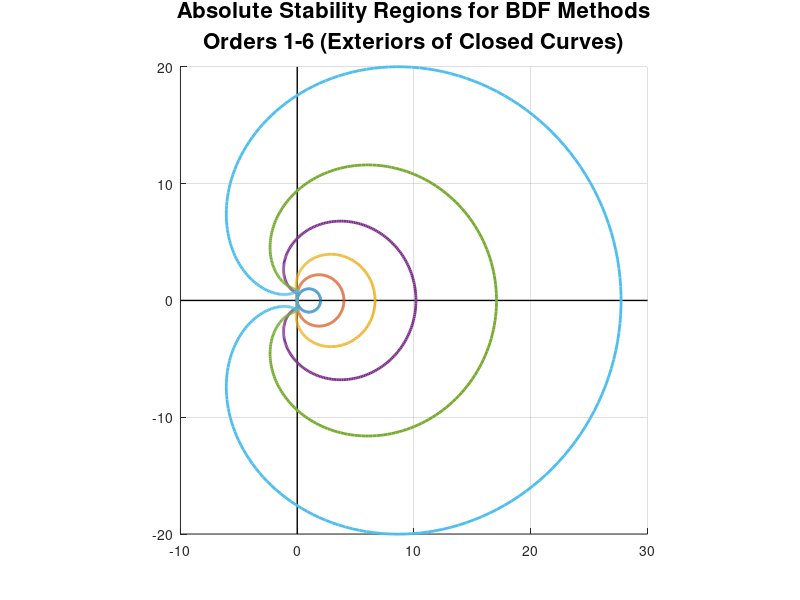

MATLAB code to generate this figure:
%% 
% Plots absolute-stability regions for BDF methods of orders 
% one through six. 
% 
%

p = 6;

xmin = -10; xmax = 30; 
ymin = -20; ymax = 20;

n = 500;
h = (n+1)\2*pi;
theta = 0:h:2*pi;


figure(2); clf; axis square; hold on;
plot([xmin xmax],[0 0],'-k','LineWidth',1);
plot([0 0],[ymin ymax],'-k','LineWidth',1);
axis([xmin xmax ymin ymax]);grid on;axis equal;axis square;

ASRT = 'Absolute Stability Regions for BDF Methods';
title(ASRT,'FontSize',16);

for k = 1:p
    switch k
        case 1
% Backward Euler
plot( exp(i*theta).\(exp(i*theta) - 1),'LineWidth',2);
title({ASRT;'Order 1 (Backward Euler, exterior of circle)'});
pause;
        case 2
% 2nd order
plot( ((3\2)*exp(i*(2*theta))).\(exp(i*(2*theta)) - (3\4)*exp(i*theta) ...
    + 3\1),'LineWidth',2);
title({ASRT;['Orders 1-2 (Exteriors of Closed Curves)']});
pause;
        case 3 
% 3rd order
plot( ((11\6)*exp(i*(3*theta))).\...
    (exp(i*(3*theta)) - (11\18)*exp(i*(2*theta)) + (11\9)*exp(i*theta) ... 
    - 11\2),'LineWidth',2); 
title({ASRT;'Orders 1-3 (Exteriors of Closed Curves)'});
pause;
        case 4
% 4th order
angles = [theta(86:417) theta(86)];
plot( ((25\12)*exp(i*(4*angles))).\...
    (exp(i*(4*angles)) - (25\48)*exp(i*(3*angles)) ...
    + (25\36)*exp(i*(2*angles)) - (25\16)*exp(i*angles) - 25\3), ...
    'LineWidth',2);
title({ASRT;'Orders 1-4 (Exteriors of Closed Curves)'});
pause;
        case 5
% 5th order
angles = theta;
plot( ((137\60)*exp(i*(5*angles))).\...
    (exp(i*(5*angles)) - (137\300)*exp(i*(4*angles)) ...
    + (137\300)*exp(i*(3*angles)) - (137\200)*exp(i*(2*angles)) ... 
    + (137\75)*exp(i*angles) - 137\12), ...
    'LineWidth',2);
title({ASRT;'Orders 1-5 (Exteriors of Closed Curves)'});
pause;
        case 6
%6th order
angles = theta;
plot( ((147\60)*exp(i*(6*angles))).\...
    (exp(i*(6*angles)) - (147\360)*exp(i*(5*angles)) ...
    + (147\450)*exp(i*(4*angles)) - (147\400)*exp(i*(3*angles)) ... 
    + (147\225)*exp(i*(2*angles)) - (147\72)*exp(i*angles) + 147\10), ...
    'LineWidth',2);
title({ASRT;'Orders 1-6 (Exteriors of Closed Curves)'});
%pause;

    end % End of switch. 
              
end % End of outer loop 

hold off;
